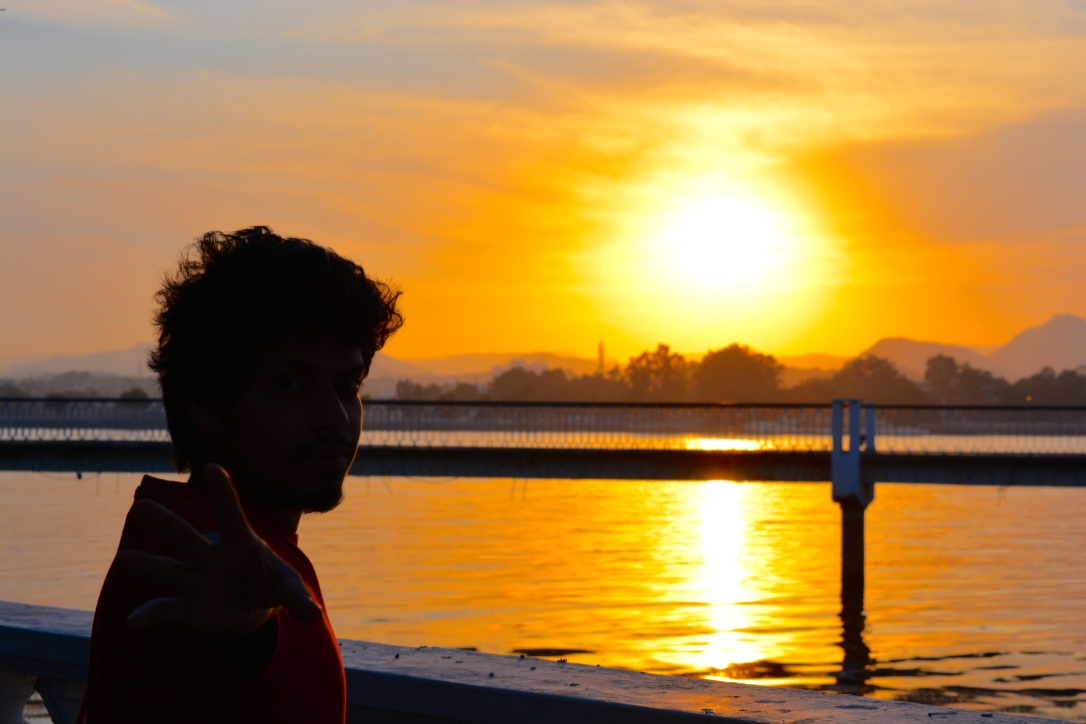
#> input picture Chapter1-Basic_Image_Handling_and_Processing/thumb_DSC_0363_1024.jpg, 1086 x 724 px, found by its file name
$ jupyter execute --allow-errors 'Chapter 2 Local Image Descriptors & Feature Matching Using open CV .ipynb'   (Python 2 division)
#> lines starting #> are read from the running program, lines starting #| are printed output that depends on the picture; after the words box and inside, x2 and y2 are one past the last pixel; in counts of white or black regions, pixels touching at a corner belong together
[cell 1]
# chapter2 : Local Image Descriptors

[cell 2]
#2.1 Harris corner detector - It basically finds the difference in intensity for a displacement of
#(u,v) in all directions

[cell 3]
#using Opencv harris corner detector
import cv2
import matplotlib.pyplot as plt
import numpy as np
filename = "thumb_DSC_0363_1024.jpg"
img = cv2.imread(filename)
#> img is the input picture: shape (724, 1086, 3); mean B, G, R 67.9, 125.9, 166.4
gray = cv2.cvtColor(img,cv2.COLOR_BGR2GRAY)
gray = np.float32(gray)
dst = cv2.cornerHarris(gray,2,3,0.04)
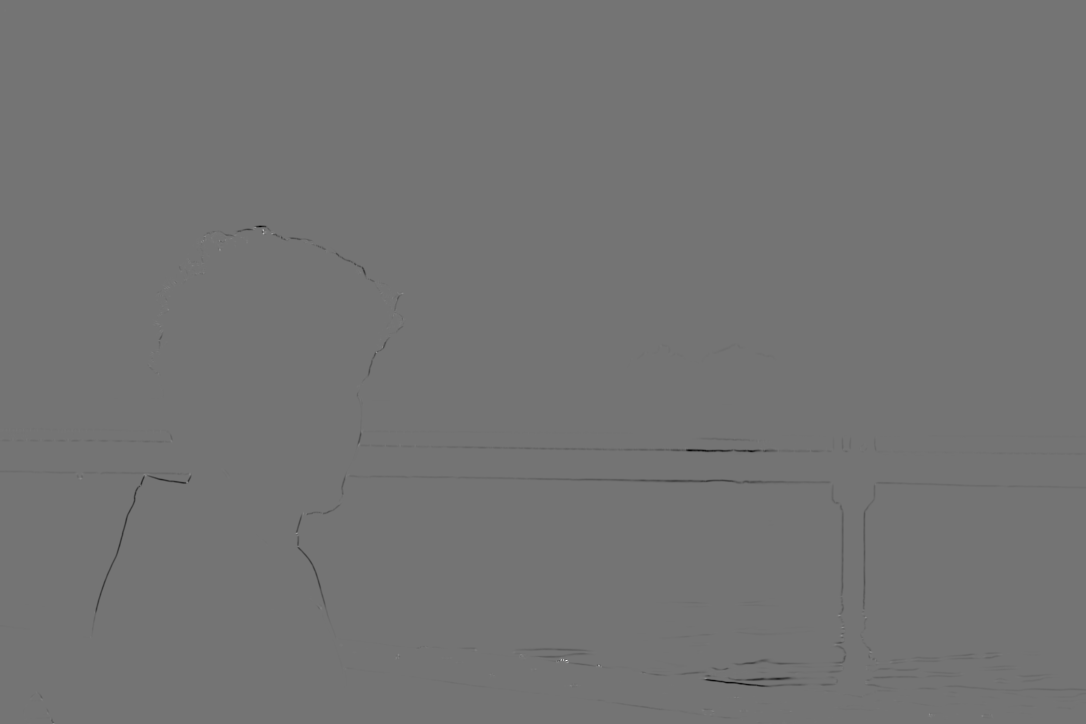
#> dst: shape (724, 1086) float32; min -9961654, max 11799643, mean -16934.6; drawn with min black and max white
#result is dilated for marking the corners, not important
dst = cv2.dilate(dst,None)
# Threshold for an optimal value, it may vary depending on the image.
img[dst>0.01*dst.max()]=[0,0,255]
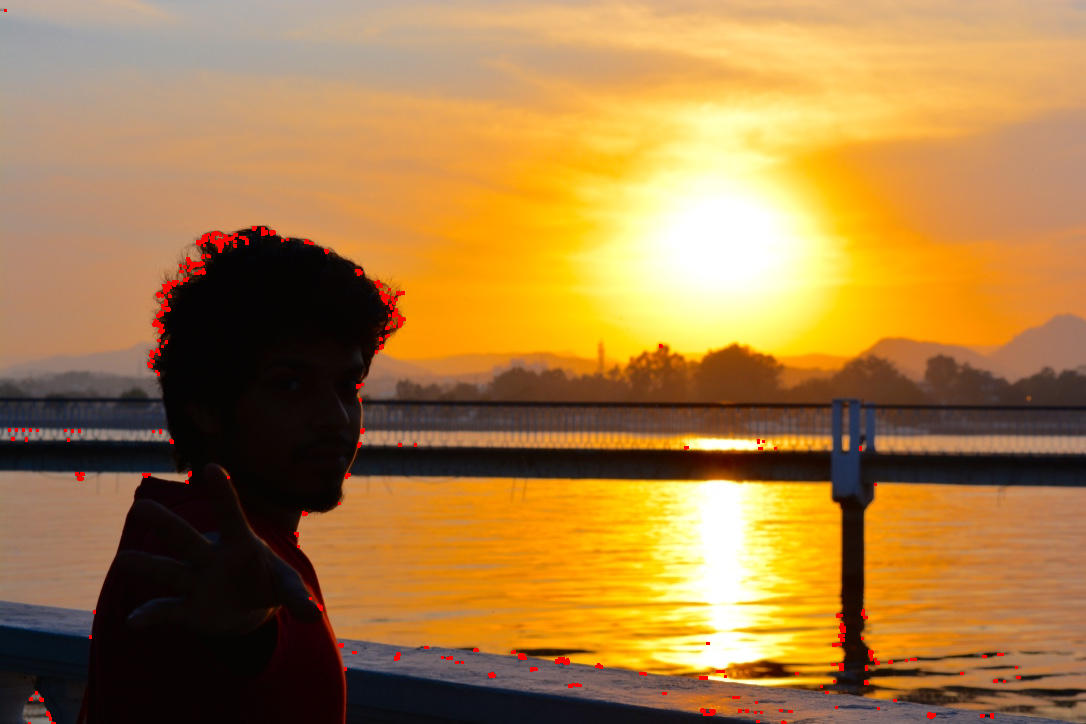
#> img: shape (724, 1086, 3); 0.56% of pixels changed, all inside (x1, y1, x2, y2) = (4, 9, 1021, 724)
plt.imshow(dst)
plt.show()
#cv2.imshow('dst',img)

[cell 4]
#using PIL, numpy and scipy for different values sigma and specific values of determinant and trace
import sys
from PIL import Image
from numpy import *
from pylab import *
from scipy.ndimage import filters
def compute_harris_response(im,sigma):
    """ Compute the Harris corner detector response function
    for each pixel in a graylevel image. """
    # derivatives
    imx = zeros(im.shape)
    filters.gaussian_filter(im, sigma, (0,1), imx)
    print len(imx)
    imy = zeros(im.shape)
    filters.gaussian_filter(im, sigma, (1,0), imy)
    # compute components of the Harris matrix
    Wxx = filters.gaussian_filter(imx*imx,sigma)
    Wxy = filters.gaussian_filter(imx*imy,sigma)
    Wyy = filters.gaussian_filter(imy*imy,sigma)
    # determinant and trace
    Wdet = Wxx*Wyy - Wxy**2
    Wtr = Wxx + Wyy
    return Wdet/Wtr

[cell 5]
def get_harris_points(harrisim,min_dist,threshold=0.5):
    """ Return corners from a Harris response image
    min_dist is the minimum number of pixels separating
    corners and image boundary. """
    # find top corner candidates above a threshold
    corner_threshold = harrisim.max() * threshold
    harrisim_t = (harrisim > corner_threshold) * 1
    # get coordinates of candidates
    coords = array(harrisim_t.nonzero()).T # ...and their values
    candidate_values = [harrisim[c[0],c[1]] for c in coords] # sort candidates
    index = argsort(candidate_values)
    # store allowed point locations in array
    allowed_locations = zeros(harrisim.shape)
    allowed_locations[min_dist:-min_dist,min_dist:-min_dist] = 1
    # select the best points taking min_distance into account
    filtered_coords = []
    for i in index:
        if allowed_locations[coords[i,0],coords[i,1]] == 1:
            filtered_coords.append(coords[i])
            allowed_locations[(coords[i,0]-min_dist):(coords[i,0]+min_dist),
                              (coords[i,1]-min_dist):(coords[i,1]+min_dist)] = 0
    return filtered_coords

[cell 6]
#fil_cord = get_harris_points(Wtr,min_dist=10,threshold=0.1)

[cell 7]
def plot_harris_points(image,filtered_coords):
    """ Plots corners found in image. """
    figure()
    gray()
    imshow(image)
    plot([p[1]for p in filtered_coords],[p[0] for p in filtered_coords],'*')
    axis('off')
    show()

[cell 8]
im = array(Image.open('thumb_DSC_0363_1024.jpg').convert('L'))
harrisim = compute_harris_response(im,4)
#| 724
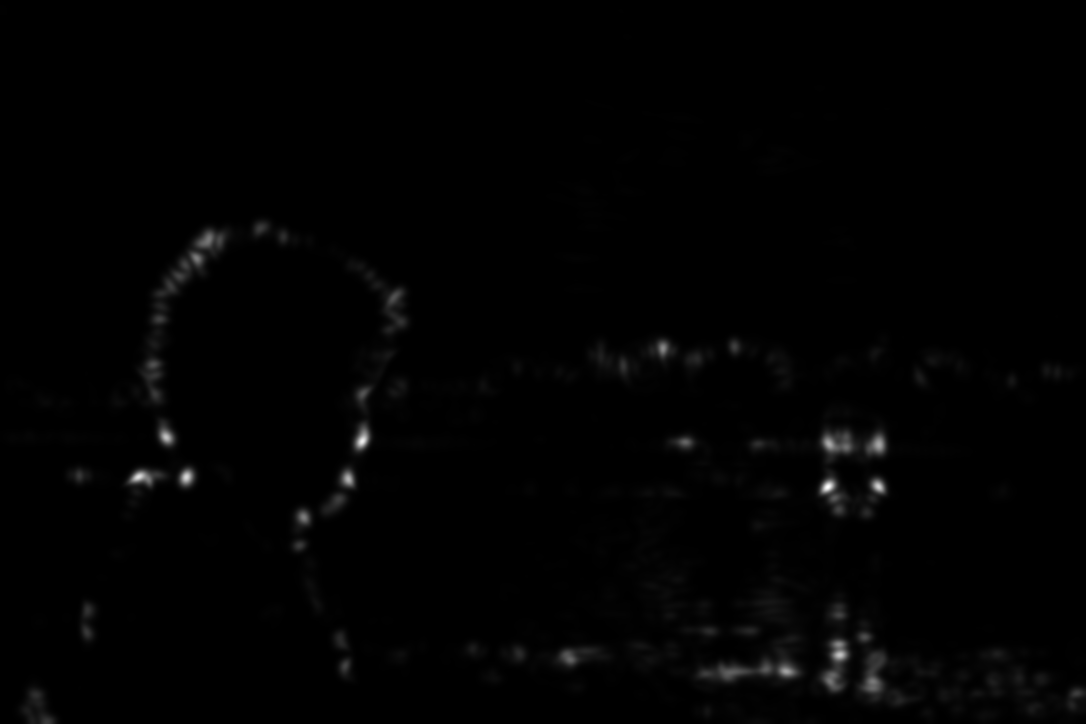
#> harrisim: shape (724, 1086) float64; min 1.89e-24, max 19.72, mean 0.176; drawn with min black and max white
filtered_coords = get_harris_points(harrisim,10)
#> in get_harris_points, `corner_threshold = harrisim.max() * threshold`: corner_threshold = 9.86
#> in get_harris_points, `harrisim_t = (harrisim > corner_threshold) * 1`:
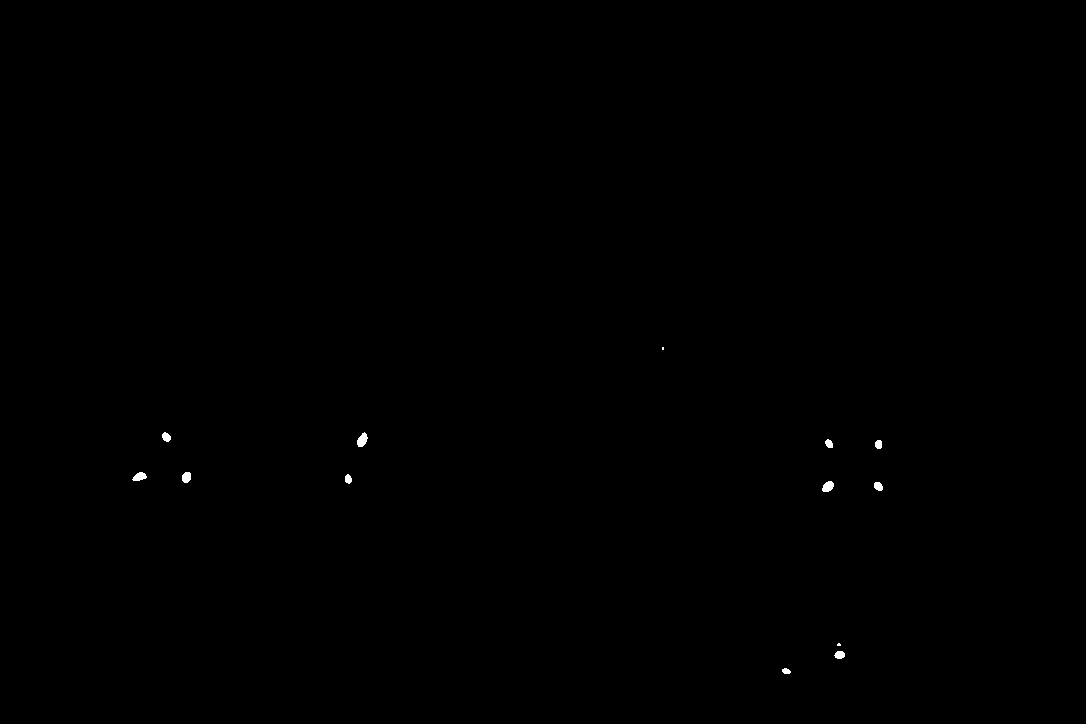
#> harrisim_t: shape (724, 1086) int64; values 0 (black) and 1 (white), 0.1% white; 13 white regions (2 under 20 px), largest, box (x1, y1, x2, y2) and area: (357, 432, 368, 447) 108, (822, 481, 834, 492) 98, (132, 472, 147, 481) 91
#> in get_harris_points, `coords = array(harrisim_t.nonzero()).T`: coords = 798 pairs, first value 347 to 673, second value 132 to 882
#> in get_harris_points, `candidate_values = [harrisim[c[0],c[1]] for c in coords]`: candidate_values = 798 values, max 19.72 at index 608, min 9.86 at index 343, mean 12.62
#> in get_harris_points, `index = argsort(candidate_values)`: index = 798 values, max 797 at index 63, min 0 at index 66, mean 398.5
#> the loop in get_harris_points, `for i in index:` made 798 passes
#> i on passes 1 to 3: 343, 759, 52
#> after the loop in get_harris_points, `for i in index:`:
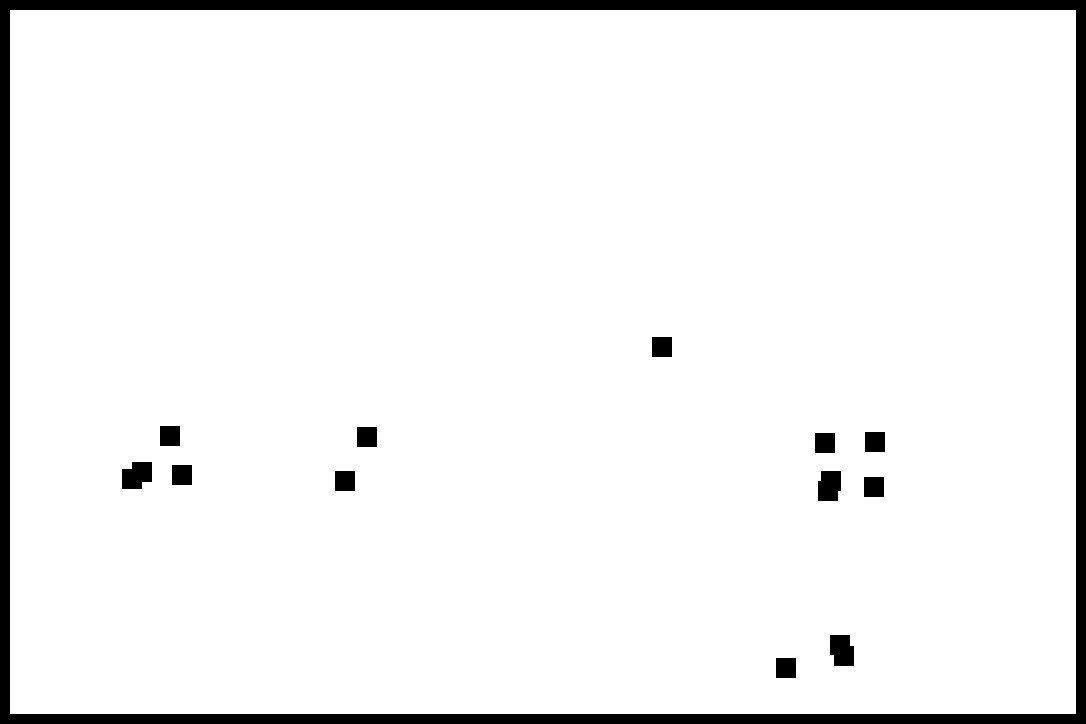
#> allowed_locations: shape (724, 1086) float64; values 0 (black) and 1 (white), 94.7% white; 13 black regions, largest, box (x1, y1, x2, y2) and area: (0, 0, 1086, 724) 35800, (122, 462, 152, 489) 670, (830, 635, 854, 666) 656
#> after the loop in get_harris_points, `for i in index:`: filtered_coords = [[475, 182], [668, 786], [436, 170], [645, 840], [481, 345], [479, 132], [437, 367], [442, 875], [472, 142], [656, 844], [443, 825], [481, 831], [487, 874], [347, 662], [491, 828]]
plot_harris_points(im, filtered_coords)
#> in plot_harris_points, `show()`:
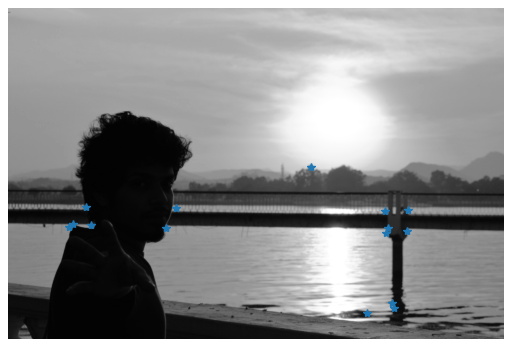
#> figure drawn by matplotlib, 1 panel

[cell 9]
# [26 lines left out: functions get_descriptors, match, not called in this run]

[cell 10]
# [10 lines left out: function match_twosided, not called in this run]

[cell 11]
# [25 lines left out: functions appendimages, plot_matches, not called in this run]

[cell 12]
wid = 5
#> (the rest of this cell did not finish here and is left out)

[cell 13]
#2.2 SIFT - Scale-Invariant Feature Transform

[cell 14]
#using Cv2 .. refer book for a better understanding of the algo and implimentation
import cv2
import numpy as np
# [8 lines left out: function cal_sift, not called in this run]

[cell 15]
# [19 lines left out: function match, not called in this run]

[cell 16]
im2 = array(Image.open("thumb_DSC_0363_1024.jpg").convert("L"))
#> (the rest of this cell did not finish here and is left out)

[cell 17]
#Feature Matching

[cell 18]
#Brute-Force Matching with ORB Descriptors
import numpy as np
import cv2
import matplotlib.pyplot as plt
img1 = cv2.imread("IMG_0206.JPG",0)          # queryImage
img2 = cv2.imread("IMG_0207.JPG",0) # trainImage
# Initiate ORB detector
orb = cv2.ORB_create()
# find the keypoints and descriptors with ORB
kp1, des1 = orb.detectAndCompute(img1,None)
#> kp1 = (); des1 = None
kp2, des2 = orb.detectAndCompute(img2,None)
#> kp2 = (); des2 = None

[cell 19]
# create BFMatcher object
bf = cv2.BFMatcher(cv2.NORM_HAMMING, crossCheck=True)
# Match descriptors.
matches = bf.match(des1,des2)
#> matches = ()
# Sort them in the order of their distance.
matches = sorted(matches, key = lambda x:x.distance)
#> matches = []
# Draw first 10 matches.
#> (the rest of this cell did not finish here and is left out)
